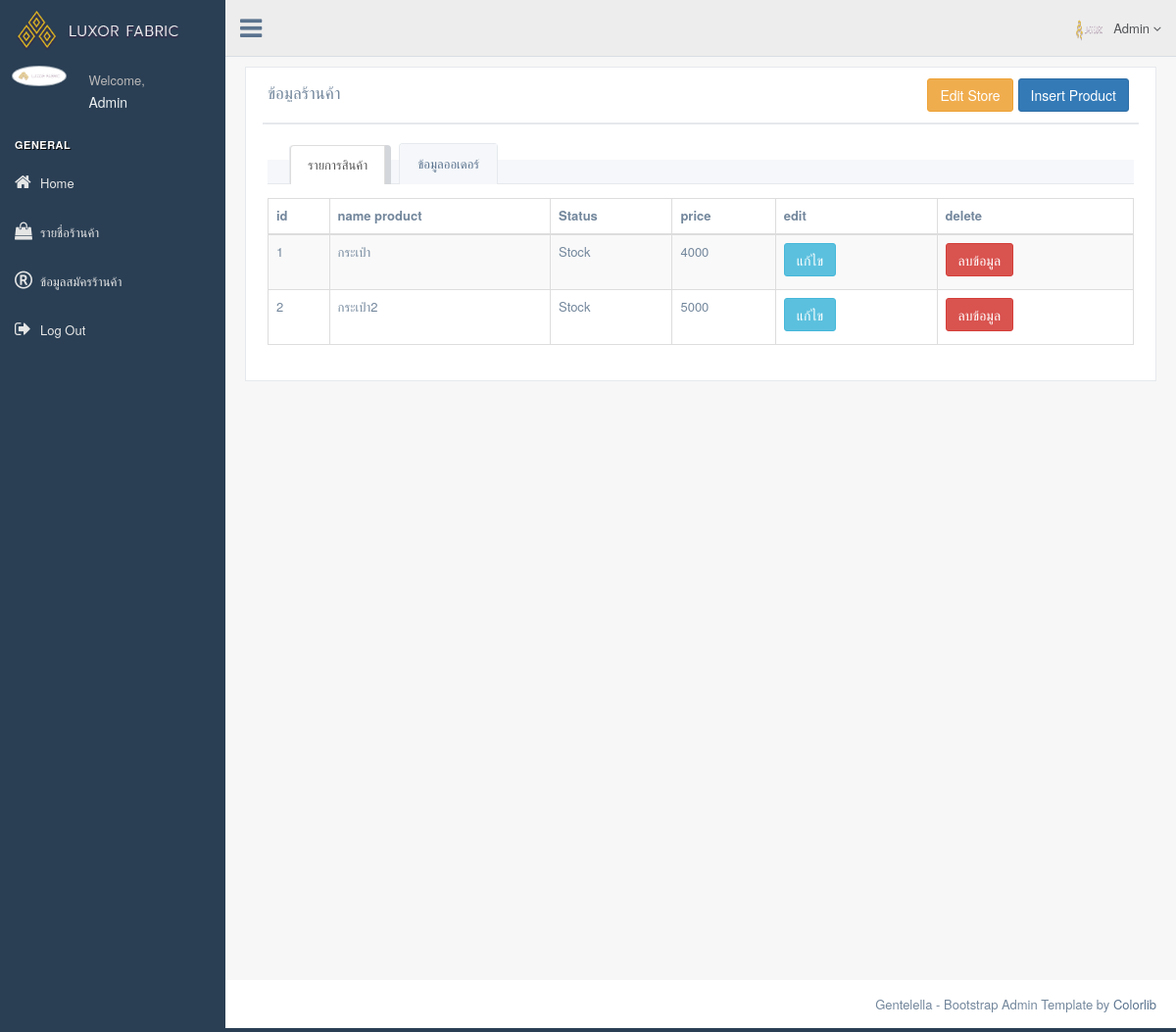
/Admin/index.php?link=listproduct&&idstore=1 (signed in), run on an earlier commit of the app's database.
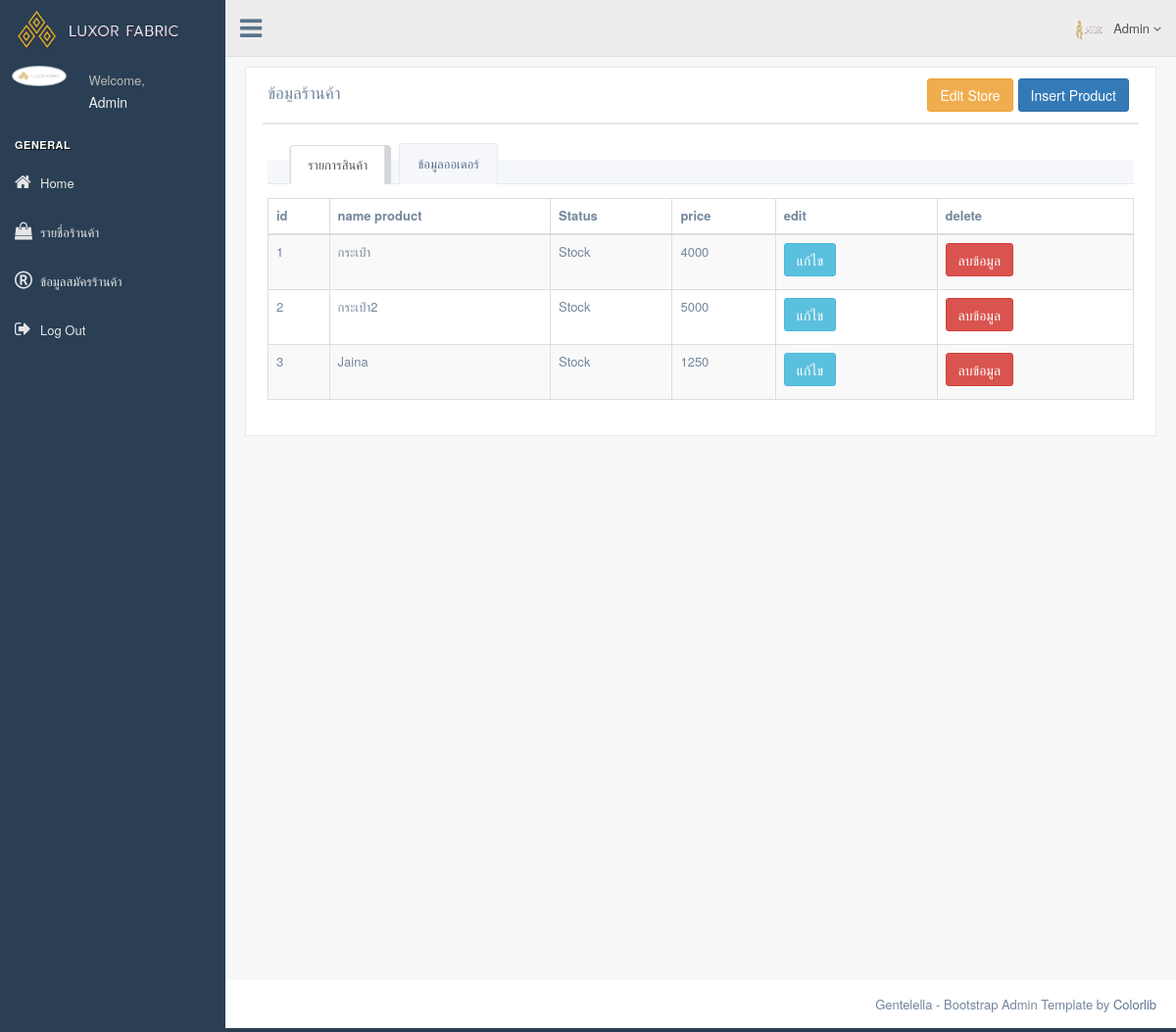
And on a later commit of the database.
### tables this page shows
CREATE TABLE `product` (
  `id_product` int(11) NOT NULL,
  `NameProduct` varchar(300) NOT NULL,
  `Status` varchar(50) NOT NULL,
  `PriceProduct` varchar(10) NOT NULL,
  `discount` varchar(100) NOT NULL,
  `tax` varchar(3) NOT NULL,
  `date_input` date NOT NULL,
  `productDetail` varchar(255) NOT NULL,
  `textProductDetail` text NOT NULL,
  `id_type` int(11) NOT NULL,
  `id_store` int(11) NOT NULL
);

### Admin/tableListproduct.php (the view, shortened to what this page needs)
    <div ng-app="ListProduct" ng-controller="UserListProduct">
    <table id="datatable-responsive3" class="table table-striped table-bordered dt-responsive nowrap" cellspacing="0" width="100%">
        <thead>
            <tr>
                <th>id</th>
                <th>name product</th>
                <th>Status</th>
                <th>price</th>
                <th>edit</th>
                <th>delete</th>
            </tr>
        </thead>
        <tbody>
        <?php
            $idstore = $_GET['idstore'];
            $select = "SELECT * FROM `product` p WHERE id_store = '$idstore' order by `id_product`";
            $query = mysqli_query($connect,$select);
            if(mysqli_num_rows($query)>0){
                while($row = mysqli_fetch_array($query)){
                ?>
                <tr>
                    <td><?php echo $row['id_product']; ?></td>
                    <td><?php echo $row['NameProduct']; ?></td>
                    <td><?php echo $row['Status']; ?></td>
                    <td><?php echo $row['PriceProduct']; ?></td>
                    <td>
                        <a href="?link=editproduct&&idstore=<?php echo $_GET['idstore']; ?>&&idproduct=<?php echo $row['id_product']; ?>" class="btn btn-info">
                            แก้ไข
                        </a>
                    </td>
                    <td><button ng-click="deleteData(<?php echo $row['id_product']; ?>)" class="btn btn-danger">ลบข้อมูล</button></td>
                </tr>
                <?php
                }
            }
        ?>
        </tbody>
    </table>
</div>

What changed in the data, as far as the page shows it:
added product: id_product "3", NameProduct "Jaina", Status "Stock", PriceProduct "1250"
